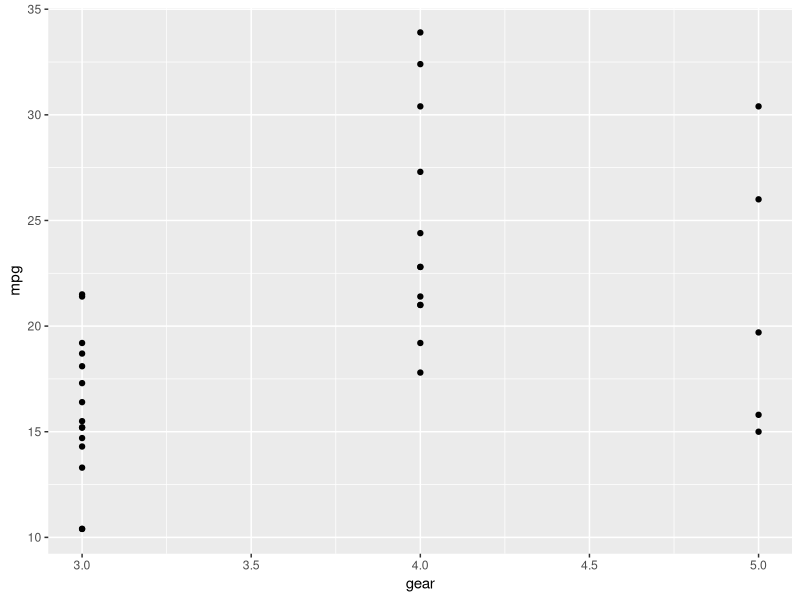

R code for this plot:
## ---- chunk 1
knitr::opts_chunk$set(echo = TRUE)
## ---- chunk 2
library(tidyverse)
library(datasets)
library(ggplot2)
## ---- chunk 3
ggplot(data= mtcars, aes(x= gear, y= mpg))+
  geom_point()


